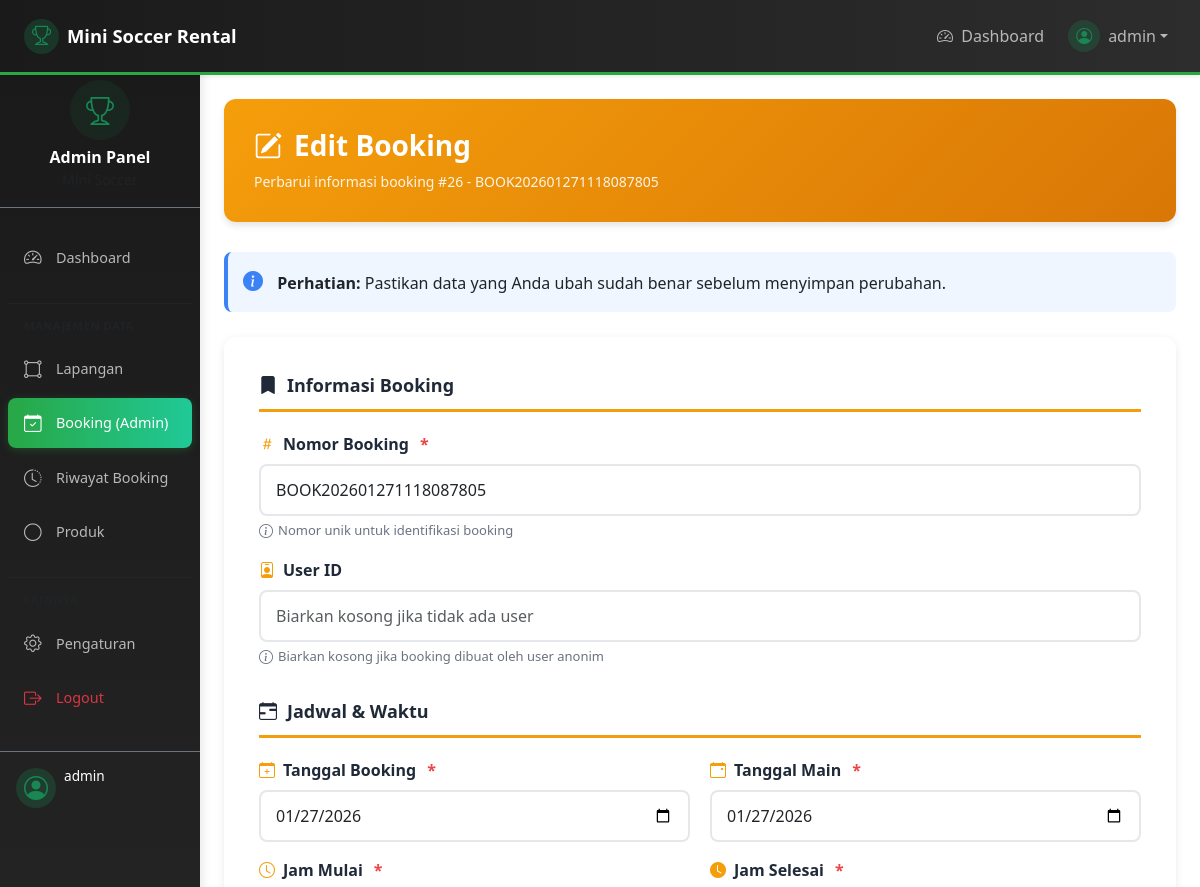
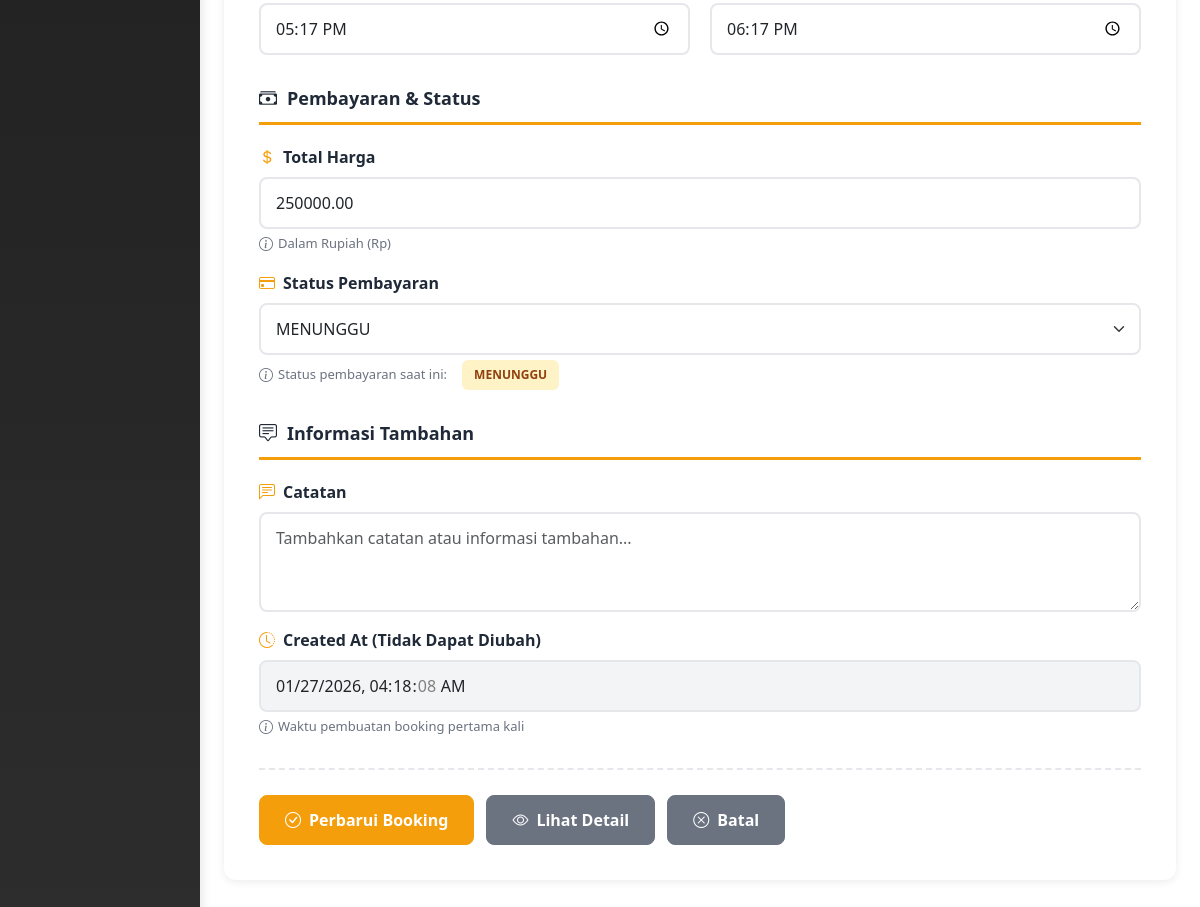
Screenshot of /booking/edit.php?id=26 (signed in) with the database file from the repository (2 pictures, top to bottom).
### tables this page shows
CREATE TABLE `booking` (
  `id` int(11) NOT NULL,
  `nomor_booking` varchar(50) NOT NULL,
  `user_id` int(11) DEFAULT NULL,
  `nama_pemesan` varchar(100) DEFAULT NULL,
  `no_hp` varchar(20) DEFAULT NULL,
  `tanggal_booking` date NOT NULL,
  `tanggal_main` date NOT NULL,
  `jam_mulai` time NOT NULL,
  `jam_selesai` time NOT NULL,
  `total_harga` decimal(10,2) DEFAULT 0.00,
  `status_pembayaran` enum('MENUNGGU','LUNAS') DEFAULT 'MENUNGGU',
  `catatan` text DEFAULT NULL,
  `created_at` timestamp NOT NULL DEFAULT current_timestamp()
);

### booking/edit.php (the view, shortened to what this page needs)
<?php
require_once '../config/database.php';
$id = (int)($_GET['id'] ?? 0);
$stmt = mysqli_prepare($connection, "SELECT * FROM `booking` WHERE id = ?");
mysqli_stmt_bind_param($stmt, "i", $id);
mysqli_stmt_execute($stmt);
$booking = mysqli_fetch_assoc(mysqli_stmt_get_result($stmt));
?>
<?php include '../views/'.$THEME.'/header.php'; ?>
<?php include '../views/'.$THEME.'/topnav.php'; ?>
<div class="container-fluid">
    <div class="row">
        <?php include '../views/'.$THEME.'/sidebar.php'; ?>
        <main class="col-md-9 ms-sm-auto col-lg-10 px-md-4 py-4">
            <div class="page-header-edit">
                <h2>
                    <i class="bi bi-pencil-square"></i> Edit Booking
                </h2>
                <p>Perbarui informasi booking #<?= $booking['id'] ?> - <?= htmlspecialchars($booking['nomor_booking']) ?></p>
            </div>
            <div class="info-box">
                <i class="bi bi-info-circle-fill"></i>
                <strong>Perhatian:</strong> Pastikan data yang Anda ubah sudah benar sebelum menyimpan perubahan.
            </div>
            <div class="form-container">
                <form method="POST">
                    <div class="form-section">
                        <div class="form-section-title">
                            <i class="bi bi-bookmark-fill"></i> Informasi Booking
                        </div>
                        <div class="mb-3">
                            <label class="form-label">
                                <i class="bi bi-hash"></i> Nomor Booking
                                <span class="required-indicator">*</span>
                            </label>
                            <input type="text" name="nomor_booking" class="form-control" value="<?= htmlspecialchars($booking['nomor_booking']) ?>" required>
                            <div class="form-text">
                                <i class="bi bi-info-circle"></i> Nomor unik untuk identifikasi booking
                            </div>
                        </div>
                        <div class="mb-3">
                            <label class="form-label">
                                <i class="bi bi-person-badge"></i> User ID
                            </label>
                            <input type="number" name="user_id" class="form-control" value="<?= $booking['user_id'] ?? '' ?>" placeholder="Biarkan kosong jika tidak ada user">
                            <div class="form-text">
                                <i class="bi bi-info-circle"></i> Biarkan kosong jika booking dibuat oleh user anonim
                            </div>
                        </div>
                    </div>
                    <div class="form-section">
                        <div class="form-section-title">
                            <i class="bi bi-calendar-range"></i> Jadwal & Waktu
                        </div>
                        <div class="form-row-2col mb-3">
                            <div>
                                <label class="form-label">
                                    <i class="bi bi-calendar-plus"></i> Tanggal Booking
                                    <span class="required-indicator">*</span>
                                </label>
                                <input type="date" name="tanggal_booking" class="form-control" value="<?= $booking['tanggal_booking'] ?>" required>
                            </div>
                            <div>
                                <label class="form-label">
                                    <i class="bi bi-calendar-event"></i> Tanggal Main
                                    <span class="required-indicator">*</span>
                                </label>
                                <input type="date" name="tanggal_main" class="form-control" value="<?= $booking['tanggal_main'] ?>" required>
                            </div>
                        </div>
                        <div class="form-row-2col mb-3">
                            <div>
                                <label class="form-label">
                                    <i class="bi bi-clock"></i> Jam Mulai
                                    <span class="required-indicator">*</span>
                                </label>
                                <input type="time" name="jam_mulai" class="form-control" value="<?= htmlspecialchars($booking['jam_mulai']) ?>" required>
                            </div>
                            <div>
                                <label class="form-label">
                                    <i class="bi bi-clock-fill"></i> Jam Selesai
                                    <span class="required-indicator">*</span>
                                </label>
                                <input type="time" name="jam_selesai" class="form-control" value="<?= htmlspecialchars($booking['jam_selesai']) ?>" required>
                            </div>
                        </div>
                    </div>
                    <div class="form-section">
                        <div class="form-section-title">
                            <i class="bi bi-cash-stack"></i> Pembayaran & Status
                        </div>
                        <div class="mb-3">
                            <label class="form-label">
                                <i class="bi bi-currency-dollar"></i> Total Harga
                            </label>
                            <input type="number" step="0.01" name="total_harga" class="form-control" value="<?= $booking['total_harga'] ?>">
                            <div class="form-text">
                                <i class="bi bi-info-circle"></i> Dalam Rupiah (Rp)
                            </div>
                        </div>
                        <div class="mb-3">
                            <label class="form-label">
                                <i class="bi bi-credit-card"></i> Status Pembayaran
                            </label>
                            <select name="status_pembayaran" class="form-select" id="status-select">
                                <option value="MENUNGGU" <?= $booking['status_pembayaran'] === 'MENUNGGU' ? 'selected' : '' ?>>MENUNGGU</option>
                            </select>
                            <div class="form-text">
                                <i class="bi bi-info-circle"></i> Status pembayaran saat ini:
                                <span class="status-badge-preview <?= strtolower($booking['status_pembayaran']) ?>" id="status-preview">
                                    <?= $booking['status_pembayaran'] ?>
                                </span>
                            </div>
                        </div>
                    </div>
                    <div class="form-section">
                        <div class="form-section-title">
                            <i class="bi bi-chat-square-text"></i> Informasi Tambahan
                        </div>
                        <div class="mb-3">
                            <label class="form-label">
                                <i class="bi bi-chat-left-text"></i> Catatan
                            </label>
                            <textarea name="catatan" class="form-control" rows="3" placeholder="Tambahkan catatan atau informasi tambahan..."><?= htmlspecialchars($booking['catatan']) ?></textarea>
                        </div>
                        <div class="mb-3">
                            <label class="form-label">
                                <i class="bi bi-clock-history"></i> Created At (Tidak Dapat Diubah)
                            </label>
                            <input type="datetime-local" name="created_at" class="form-control" value="<?= date('Y-m-d\TH:i:s', strtotime($booking['created_at'])) ?>" readonly>
                            <div class="form-text">
                                <i class="bi bi-info-circle"></i> Waktu pembuatan booking pertama kali
                            </div>
                        </div>
                    </div>
                    <div class="form-actions">
                        <button type="submit" class="btn btn-primary">
                            <i class="bi bi-check-circle"></i> Perbarui Booking
                        </button>
                        <a href="detail.php?id=<?= $id ?>" class="btn btn-secondary">
                            <i class="bi bi-eye"></i> Lihat Detail
                        </a>
                        <a href="index.php" class="btn btn-secondary">
                            <i class="bi bi-x-circle"></i> Batal
                        </a>
                    </div>
                </form>
            </div>
        </main>
    </div>
</div>
<?php include '../views/'.$THEME.'/footer.php'; ?>

### booking/edit.php (style rules this page uses)
:root { --primary-green: #10b981; --dark-green: #059669; --light-green: #d1fae5; --accent-orange: #f59e0b; --dark-bg: #1f2937; --light-bg: #f9fafb; }
.page-header-edit { background: linear-gradient(135deg, var(--accent-orange) 0%, #d97706 100%); color: white; padding: 30px; border-radius: 12px; margin-bottom: 30px; box-shadow: 0 4px 6px rgba(0, 0, 0, 0.1); }
.page-header-edit h2 { margin: 0; font-weight: 700; font-size: 28px; display: flex; align-items: center; gap: 12px; }
.page-header-edit p { margin: 8px 0 0 0; opacity: 0.9; font-size: 14px; }
.form-container { background: white; border-radius: 12px; box-shadow: 0 2px 8px rgba(0, 0, 0, 0.08); padding: 35px; margin-bottom: 25px; }
.form-section { margin-bottom: 30px; }
.form-section-title { font-size: 18px; font-weight: 700; color: var(--dark-bg); margin-bottom: 20px; padding-bottom: 10px; border-bottom: 3px solid var(--accent-orange); display: flex; align-items: center; gap: 10px; }
.form-label { font-weight: 600; color: var(--dark-bg); margin-bottom: 8px; display: flex; align-items: center; gap: 8px; }
.form-label i { color: var(--accent-orange); }
.required-indicator { color: #ef4444; margin-left: 3px; }
.form-control, .form-select { border: 2px solid #e5e7eb; border-radius: 8px; padding: 12px 15px; transition: all 0.3s ease; }
.form-control[readonly] { background-color: #f3f4f6; cursor: not-allowed; }
.form-text { font-size: 13px; color: #6b7280; margin-top: 5px; display: flex; align-items: center; gap: 5px; }
.form-text i { font-size: 14px; }
.status-badge-preview { display: inline-block; padding: 6px 12px; border-radius: 6px; font-weight: 600; font-size: 12px; margin-left: 10px; }
.status-badge-preview.menunggu { background: #fef3c7; color: #92400e; }
.btn { border-radius: 8px; font-weight: 600; padding: 12px 25px; transition: all 0.3s ease; display: inline-flex; align-items: center; gap: 8px; }
.btn-primary { background: var(--accent-orange); border-color: var(--accent-orange); }
.btn-secondary { background: #6b7280; border-color: #6b7280; }
.form-actions { display: flex; gap: 12px; margin-top: 30px; padding-top: 25px; border-top: 2px dashed #e5e7eb; }
.form-row-2col { display: grid; grid-template-columns: 1fr 1fr; gap: 20px; }
.info-box { background: #eff6ff; border-left: 4px solid #3b82f6; padding: 15px; border-radius: 8px; margin-bottom: 25px; }
.info-box i { color: #3b82f6; font-size: 20px; margin-right: 10px; }

### rows the page displays
booking: id "26", nomor_booking "BOOK202601271118087805", tanggal_booking "01/27/2026", tanggal_main "01/27/2026", jam_mulai "17:17:00", jam_selesai "18:17:00", total_harga "250000.00", status_pembayaran "MENUNGGU", created_at "01/27/2026 04:18:08"

### other values shown
$_SESSION['username'] "admin"
$config['label'] "Lapangan"
$config['label'] "Booking (Admin)"
$config['label'] "Produk"
